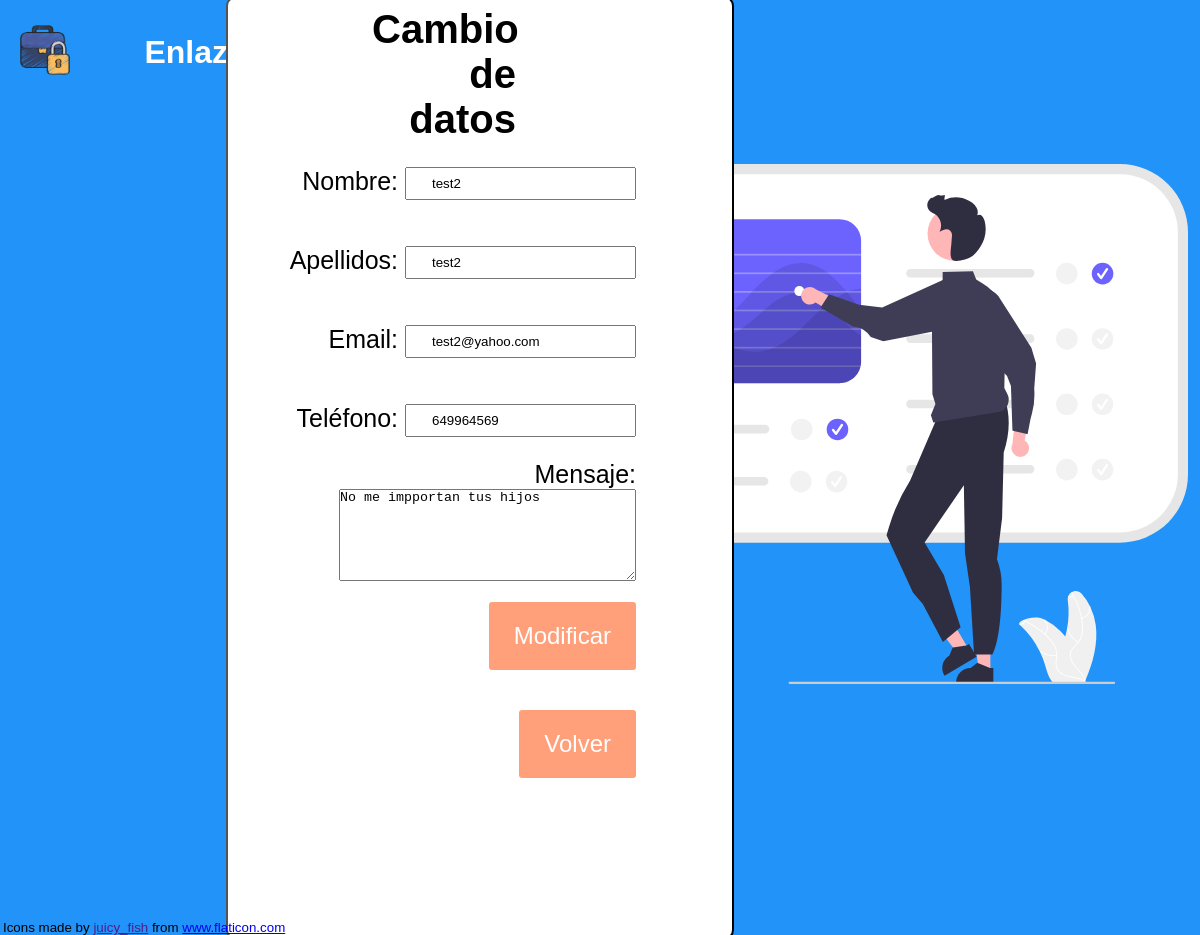
The app's page /app/modificarmensaje.php?id=3, older data.
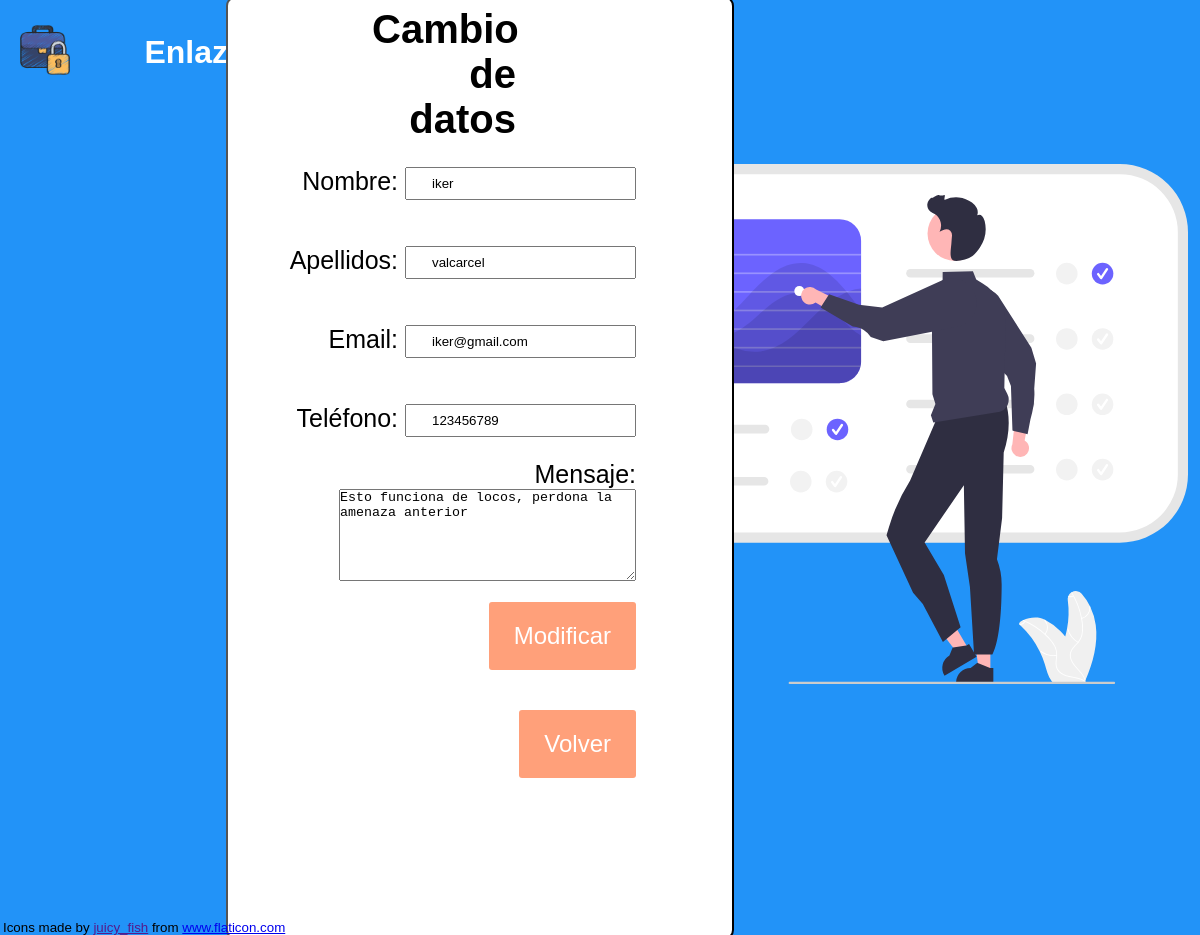
The same page, newer data.
### tables this page shows
CREATE TABLE comentarios (
  ID int(4) PRIMARY KEY,
  NRECEP varchar(20) NOT NULL,
  ARECEP varchar(20) NOT NULL,
  ERECEP varchar(40) NOT NULL,
  Telefono int(9) NOT NULL,
  MSG varchar(8000) NOT NULL,
  EMISOR varchar(40) NOT NULL
);

### app/modificarmensaje.php (the view, shortened to what this page needs)
<?php
    require("db_con.php");
    $id= $_GET["id"];
    $sql = "SELECT * FROM comentarios WHERE ID=?";
    $test= $conn->prepare($sql);
    $test->bind_param('i', $id);
    if ($test->execute()) {
        $result = $test->get_result();
        $com = $result->fetch_assoc();
        $NombreR= $com['NRECEP'];
        $ApellidosR= $com['ARECEP'];
        $EmailR =$com['ERECEP'];
        $TelefonoR =$com['Telefono'];
        $Mensaje =$com['MSG'];
    }
    echo
    "<!DOCTYPE html>
    <html lang='es'>
        <head>
            <meta charset='UTF-8'>
            <meta http-equiv='X-UA-Compatible' content='IE=edge'>
            <meta name='viewport' content='width=device-width, initial-scale=1.0'>
            <title>EnlazadIn perfil</title>
            <link rel='shortcut icon' href='/img/briefcase.png' type='image/x-icon'>
            <link rel='stylesheet' href='/css/perfil.css'>
        </head>
        <header>
            <div id='menu'>
                <ul>
                    <li id='logo'>
                        <a href='/index.html'>
                            <img src='/img/briefcase.png' width='50'>
                        </a>
                    </li>
                    <li id='nombre-pagina'>
                        <h1>EnlazadIN</h1>
                    </li>
                </ul>
            </div>
        </header>
        <body>
            <main>
                <form name='datos' method='post'>
                    <h1>Cambio de datos</h1>
                    Nombre: <input type='text' name='nombre' value={$NombreR}><br>
                    Apellidos: <input type='text' name='apellidos' value={$ApellidosR}><br>
                    Email: <input type='text' name='email' value={$EmailR}><br>
                    Teléfono: <input type='text' name='telefono' value={$TelefonoR}><br>
                    Mensaje: <textarea name='mensaje' rows='6' cols='35'>{$Mensaje}</textarea><br>
                    <input type='submit' name='modificar' class='button' value='Modificar' />
                </form>
                <form action='/modificarforopersonal.php'>
                    <button id='volver' class='button'>Volver</button>
                </form>
            </main>
            <div id='imagen'>
                <img src='img/undraw_Control_panel_re_y3ar.svg'>
            </div>
            <footer>
                Icons made by <a href='' title='juicy_fish'>juicy_fish</a> from <a href='https://www.flaticon.com/' title='Flaticon'>www.flaticon.com</a>
            </footer>
        </body>
    </html>";
?>

Row changes from the older to the newer data that the page shows:
changed comentarios: nombre "test2" → "iker"; apellidos "test2" → "valcarcel"; email "test2@yahoo.com" → "iker@gmail.com"; telefono "649964569" → "123456789"; mensaje "No me impportan tus hijos" → "Esto funciona de locos, perdona la amenaza anterior"
